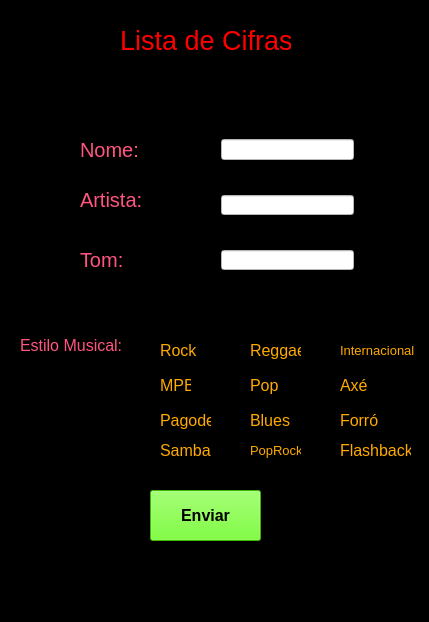
<?xml version="1.0" encoding="UTF-8"?>
<ui version="4.0">
 <class>MainWindow</class>
 <widget class="QMainWindow" name="MainWindow">
  <property name="geometry">
   <rect>
    <x>0</x>
    <y>0</y>
    <width>429</width>
    <height>622</height>
   </rect>
  </property>
  <property name="windowTitle">
   <string>MainWindow</string>
  </property>
  <property name="styleSheet">
   <string notr="true">background-color: rgb(170, 255, 255);
background-color: rgb(0, 0, 0);</string>
  </property>
  <widget class="QWidget" name="centralwidget">
   <widget class="QLabel" name="label">
    <property name="geometry">
     <rect>
      <x>120</x>
      <y>20</y>
      <width>171</width>
      <height>41</height>
     </rect>
    </property>
    <property name="font">
     <font>
      <pointsize>20</pointsize>
     </font>
    </property>
    <property name="styleSheet">
     <string notr="true">color: rgb(255, 0, 0);</string>
    </property>
    <property name="text">
     <string>Lista de Cifras</string>
    </property>
   </widget>
   <widget class="QLabel" name="label_2">
    <property name="geometry">
     <rect>
      <x>80</x>
      <y>140</y>
      <width>61</width>
      <height>20</height>
     </rect>
    </property>
    <property name="font">
     <font>
      <pointsize>15</pointsize>
     </font>
    </property>
    <property name="styleSheet">
     <string notr="true">color: rgb(255, 85, 127);</string>
    </property>
    <property name="text">
     <string>Nome:</string>
    </property>
   </widget>
   <widget class="QLabel" name="label_3">
    <property name="geometry">
     <rect>
      <x>80</x>
      <y>190</y>
      <width>73</width>
      <height>19</height>
     </rect>
    </property>
    <property name="font">
     <font>
      <pointsize>15</pointsize>
     </font>
    </property>
    <property name="styleSheet">
     <string notr="true">color: rgb(255, 85, 127);</string>
    </property>
    <property name="text">
     <string>Artista:</string>
    </property>
   </widget>
   <widget class="QLabel" name="label_4">
    <property name="geometry">
     <rect>
      <x>80</x>
      <y>250</y>
      <width>45</width>
      <height>19</height>
     </rect>
    </property>
    <property name="font">
     <font>
      <pointsize>15</pointsize>
     </font>
    </property>
    <property name="styleSheet">
     <string notr="true">color: rgb(255, 85, 127);</string>
    </property>
    <property name="text">
     <string>Tom:</string>
    </property>
   </widget>
   <widget class="QLineEdit" name="lineEdit">
    <property name="geometry">
     <rect>
      <x>221</x>
      <y>139</y>
      <width>133</width>
      <height>21</height>
     </rect>
    </property>
    <property name="styleSheet">
     <string notr="true">background-color: rgb(255, 255, 255);</string>
    </property>
   </widget>
   <widget class="QRadioButton" name="radioButton">
    <property name="geometry">
     <rect>
      <x>140</x>
      <y>340</y>
      <width>61</width>
      <height>21</height>
     </rect>
    </property>
    <property name="font">
     <font>
      <pointsize>12</pointsize>
     </font>
    </property>
    <property name="styleSheet">
     <string notr="true">color: rgb(255, 170, 0);</string>
    </property>
    <property name="text">
     <string>Rock</string>
    </property>
   </widget>
   <widget class="QRadioButton" name="radioButton_2">
    <property name="geometry">
     <rect>
      <x>140</x>
      <y>370</y>
      <width>51</width>
      <height>31</height>
     </rect>
    </property>
    <property name="font">
     <font>
      <pointsize>12</pointsize>
     </font>
    </property>
    <property name="styleSheet">
     <string notr="true">color: rgb(255, 170, 0);</string>
    </property>
    <property name="text">
     <string>MPB</string>
    </property>
   </widget>
   <widget class="QRadioButton" name="radioButton_3">
    <property name="geometry">
     <rect>
      <x>140</x>
      <y>410</y>
      <width>71</width>
      <height>21</height>
     </rect>
    </property>
    <property name="font">
     <font>
      <pointsize>12</pointsize>
     </font>
    </property>
    <property name="styleSheet">
     <string notr="true">color: rgb(255, 170, 0);</string>
    </property>
    <property name="text">
     <string>Pagode</string>
    </property>
   </widget>
   <widget class="QLabel" name="label_5">
    <property name="geometry">
     <rect>
      <x>20</x>
      <y>330</y>
      <width>101</width>
      <height>31</height>
     </rect>
    </property>
    <property name="font">
     <font>
      <pointsize>12</pointsize>
     </font>
    </property>
    <property name="styleSheet">
     <string notr="true">color: rgb(255, 85, 127);</string>
    </property>
    <property name="text">
     <string>Estilo Musical:</string>
    </property>
   </widget>
   <widget class="QPushButton" name="pushButton">
    <property name="geometry">
     <rect>
      <x>150</x>
      <y>490</y>
      <width>111</width>
      <height>51</height>
     </rect>
    </property>
    <property name="font">
     <font>
      <pointsize>12</pointsize>
      <weight>75</weight>
      <bold>true</bold>
     </font>
    </property>
    <property name="styleSheet">
     <string notr="true">background-color: rgb(85, 255, 0);</string>
    </property>
    <property name="text">
     <string>Enviar</string>
    </property>
   </widget>
   <widget class="QLineEdit" name="lineEdit_2">
    <property name="geometry">
     <rect>
      <x>221</x>
      <y>195</y>
      <width>133</width>
      <height>20</height>
     </rect>
    </property>
    <property name="styleSheet">
     <string notr="true">background-color: rgb(255, 255, 255);</string>
    </property>
   </widget>
   <widget class="QLineEdit" name="lineEdit_3">
    <property name="geometry">
     <rect>
      <x>221</x>
      <y>250</y>
      <width>133</width>
      <height>20</height>
     </rect>
    </property>
    <property name="styleSheet">
     <string notr="true">background-color: rgb(255, 255, 255);</string>
    </property>
   </widget>
   <widget class="QRadioButton" name="radioButton_4">
    <property name="geometry">
     <rect>
      <x>230</x>
      <y>340</y>
      <width>71</width>
      <height>21</height>
     </rect>
    </property>
    <property name="font">
     <font>
      <pointsize>12</pointsize>
     </font>
    </property>
    <property name="styleSheet">
     <string notr="true">color: rgb(255, 170, 0);</string>
    </property>
    <property name="text">
     <string>Reggae</string>
    </property>
   </widget>
   <widget class="QRadioButton" name="radioButton_5">
    <property name="geometry">
     <rect>
      <x>230</x>
      <y>370</y>
      <width>61</width>
      <height>31</height>
     </rect>
    </property>
    <property name="font">
     <font>
      <pointsize>12</pointsize>
     </font>
    </property>
    <property name="styleSheet">
     <string notr="true">color: rgb(255, 170, 0);</string>
    </property>
    <property name="text">
     <string>Pop</string>
    </property>
   </widget>
   <widget class="QRadioButton" name="radioButton_6">
    <property name="geometry">
     <rect>
      <x>230</x>
      <y>410</y>
      <width>61</width>
      <height>21</height>
     </rect>
    </property>
    <property name="font">
     <font>
      <pointsize>12</pointsize>
     </font>
    </property>
    <property name="styleSheet">
     <string notr="true">color: rgb(255, 170, 0);</string>
    </property>
    <property name="text">
     <string>Blues</string>
    </property>
   </widget>
   <widget class="QRadioButton" name="radioButton_7">
    <property name="geometry">
     <rect>
      <x>320</x>
      <y>410</y>
      <width>61</width>
      <height>21</height>
     </rect>
    </property>
    <property name="font">
     <font>
      <pointsize>12</pointsize>
     </font>
    </property>
    <property name="styleSheet">
     <string notr="true">color: rgb(255, 170, 0);</string>
    </property>
    <property name="text">
     <string>Forró</string>
    </property>
   </widget>
   <widget class="QRadioButton" name="radioButton_8">
    <property name="geometry">
     <rect>
      <x>320</x>
      <y>340</y>
      <width>111</width>
      <height>21</height>
     </rect>
    </property>
    <property name="font">
     <font>
      <pointsize>10</pointsize>
     </font>
    </property>
    <property name="styleSheet">
     <string notr="true">color: rgb(255, 170, 0);</string>
    </property>
    <property name="text">
     <string>Internacional</string>
    </property>
   </widget>
   <widget class="QRadioButton" name="radioButton_9">
    <property name="geometry">
     <rect>
      <x>320</x>
      <y>370</y>
      <width>61</width>
      <height>31</height>
     </rect>
    </property>
    <property name="font">
     <font>
      <pointsize>12</pointsize>
     </font>
    </property>
    <property name="styleSheet">
     <string notr="true">color: rgb(255, 170, 0);</string>
    </property>
    <property name="text">
     <string>Axé</string>
    </property>
   </widget>
   <widget class="QRadioButton" name="radioButton_10">
    <property name="geometry">
     <rect>
      <x>140</x>
      <y>440</y>
      <width>71</width>
      <height>21</height>
     </rect>
    </property>
    <property name="font">
     <font>
      <pointsize>12</pointsize>
     </font>
    </property>
    <property name="styleSheet">
     <string notr="true">color: rgb(255, 170, 0);</string>
    </property>
    <property name="text">
     <string>Samba</string>
    </property>
   </widget>
   <widget class="QRadioButton" name="radioButton_11">
    <property name="geometry">
     <rect>
      <x>230</x>
      <y>440</y>
      <width>71</width>
      <height>21</height>
     </rect>
    </property>
    <property name="font">
     <font>
      <pointsize>10</pointsize>
     </font>
    </property>
    <property name="styleSheet">
     <string notr="true">color: rgb(255, 170, 0);</string>
    </property>
    <property name="text">
     <string>PopRock</string>
    </property>
   </widget>
   <widget class="QRadioButton" name="radioButton_12">
    <property name="geometry">
     <rect>
      <x>320</x>
      <y>440</y>
      <width>91</width>
      <height>21</height>
     </rect>
    </property>
    <property name="font">
     <font>
      <pointsize>12</pointsize>
     </font>
    </property>
    <property name="styleSheet">
     <string notr="true">color: rgb(255, 170, 0);</string>
    </property>
    <property name="text">
     <string>Flashback</string>
    </property>
   </widget>
  </widget>
  <widget class="QMenuBar" name="menubar">
   <property name="geometry">
    <rect>
     <x>0</x>
     <y>0</y>
     <width>429</width>
     <height>21</height>
    </rect>
   </property>
  </widget>
  <widget class="QStatusBar" name="statusbar"/>
 </widget>
 <resources/>
 <connections/>
</ui>
